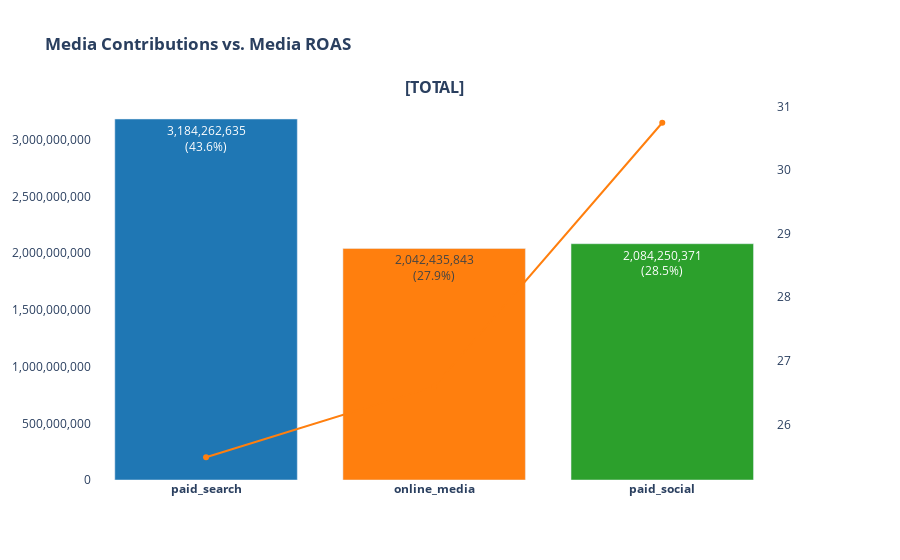

Notebook cell for this chart:
### Code cell
my_fig = bmmm.plot_contributions_vs_roas(dict_decomposition)

### Figure 1 — Plotly figure (JSON) as saved in the notebook; plotly's stock layout.template omitted (floating-point values rounded to 4 significant figures)
{"data": [{"hovertext": ["<b>paid_search</b> <br>Media Contributions: 3,184,262,635 (43.6%)", "<b>online_media</b> <br>Media Contributions: 2,042,435,843 (27.9%)", "<b>paid_social</b> <br>Media Contributions: 2,084,250,371 (28.5%)"], "marker": {"color": ["#1f77b4", "#ff7f0e", "#2ca02c", "#d62728", "#9467bd", "#8c564b", "#e377c2", "#7f7f7f", "#bcbd22", "#17becf", "rgb(42, 98, 128)", "rgb(42, 98, 128)", "rgb(42, 98, 128)"]}, "name": "Media Contributions", "text": ["3,184,262,635<br>(43.6%)", "2,042,435,843<br>(27.9%)", "2,084,250,371<br>(28.5%)"], "textposition": "auto", "type": "bar", "x": ["<b>paid_search</b>", "<b>online_media</b>", "<b>paid_social</b>"], "xaxis": "x", "y": [3184000000.0, 2042000000.0, 2084000000.0], "yaxis": "y"}, {"hovertext": ["<b>paid_search</b> <br>ROAS: 25.5", "<b>online_media</b> <br>ROAS: 26.6", "<b>paid_social</b> <br>ROAS: 30.7"], "marker": {"color": "#ff7f0e"}, "name": "ROAS", "type": "scatter", "x": ["<b>paid_search</b>", "<b>online_media</b>", "<b>paid_social</b>"], "xaxis": "x", "y": [25.48, 26.59, 30.75], "yaxis": "y2"}], "layout": {"annotations": [{"font": {"size": 16}, "showarrow": false, "text": "<b>[TOTAL]</b>", "x": 0.47, "xanchor": "center", "xref": "paper", "y": 1, "yanchor": "bottom", "yref": "paper"}], "autosize": true, "barmode": "group", "plot_bgcolor": "#ffffff", "showlegend": false, "title": {"text": "<b>Media Contributions vs. Media ROAS</b>"}, "uniformtext": {"minsize": 8, "mode": "hide"}, "xaxis": {"anchor": "y", "domain": [0, 0.94], "tickangle": 0}, "yaxis": {"anchor": "x", "domain": [0, 1], "tickformat": ",.0f"}, "yaxis2": {"anchor": "x", "overlaying": "y", "side": "right", "tickformat": ",.0f"}}}
